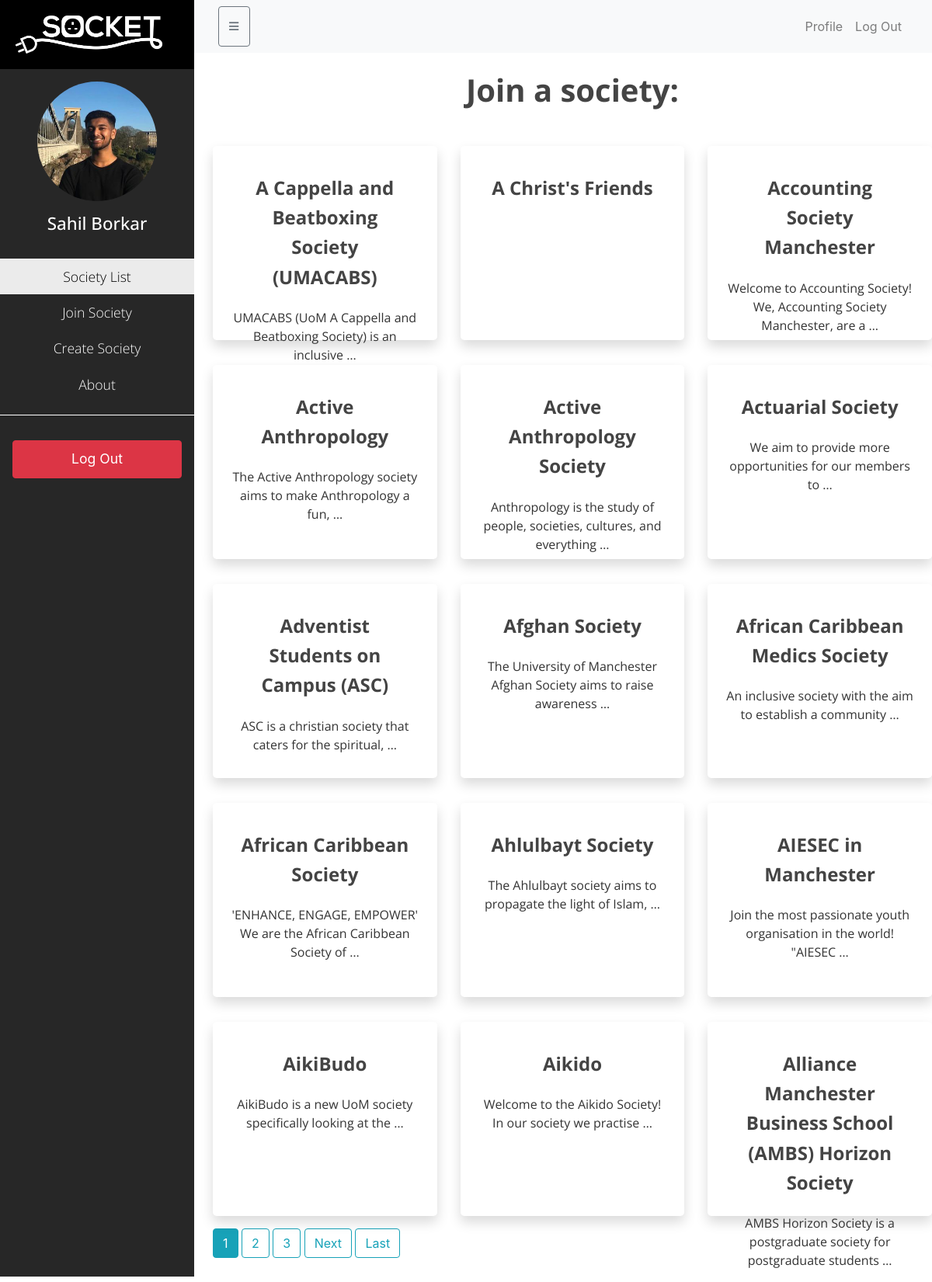
Page /join-society/ (signed in) on the committed database.
### users/models.py (models this page shows, shortened)
class Profile(models.Model):
    user = models.OneToOneField(User, on_delete=models.CASCADE)
    image = models.ImageField(default='default.jpg', upload_to='profile_pics')

### societies/models.py (models this page shows, shortened)
class Society(models.Model):
    name = models.CharField(max_length = 200, unique=False)
    description = models.TextField()
    members = models.ManyToManyField(
        User,
        verbose_name=("Members"),
        related_name='societies',
        through='SocietyMembership'
    )

### blog/views.py (the view)
# urls.py: path('join-society/', SocietyListView.as_view(), name='join-society'),
class SocietyListView(LoginRequiredMixin, ListView):
    model = Society
    template_name = 'blog/joinsoc.html'
    context_object_name = 'societies'
    ordering = [Lower('name')]
    paginate_by = 15
    def get_queryset(self):
        user = self.request.user
        joined_societies = user.societies.all()
        qs = super().get_queryset()
        return qs.exclude(id__in=joined_societies)

### blog/templates/blog/joinsoc.html (shortened to what this page needs)
{% extends "blog/base.html" %}
{% block content %}
    <h1 style="text-align:center;"> Join a society: </h1>
    {% for society in societies %}
        {% if forloop.first %}<div class="row">{% endif %}
                <div class="col-xs-4 col-sm-4 col-md-4 col-lg-4 ">
                        <div class="col-xs-12 col-sm-12 col-md-12 col-lg-12 join-soc my-3 p-2 rounded-lg shadow div-hover">
                            <h2 style="text-align:center;" ><a class="article-title" style="font-size: 24px;" href="{% url 'join-society-confirm' society_id=society.id %}">{{ society.name }}</a></h2>
                            <p style="text-align:center;" class="article-content">{{ society.description|truncatewords:10}}</p>
                        </div>
                </div>
        {% if forloop.counter|divisibleby:3 %}</div><div class="row">{% endif %}
        {% if forloop.last %}</div>{% endif %}
    {% endfor %}
    {% if is_paginated %}
        {% for num in page_obj.paginator.page_range %}
            {% if page_obj.number == num %}
                <a class="btn btn-info mb-4" href="?page={{ num }}">{{ num }}</a>
            {% elif num > page_obj.number|add:'-3' and num < page_obj.number|add:'3' %}
                <a class="btn btn-outline-info mb-4" href="?page={{ num }}">{{ num }}</a>
            {% endif %}
        {% endfor %}
        {% if page_obj.has_next %}
            <a class="btn btn-outline-info mb-4" href="?page={{ page_obj.next_page_number }}">Next</a>
            <a class="btn btn-outline-info mb-4" href="?page={{ page_obj.paginator.num_pages }}">Last</a>
        {% endif %}
    {% endif %}
{% endblock content %}

### blog/templates/blog/base.html (shortened to what this page needs)
{%load static%}
<!DOCTYPE html>
<html>
<head>
        <link rel="stylesheet" href="https://stackpath.bootstrapcdn.com/bootstrap/4.3.1/css/bootstrap.min.css">
        <link rel="stylesheet" type="text/css" href="{% static 'blog/main.css' %}">
</head>
<body>
    <div class="wrapper">
        <nav id="sidebar">
            <div class="sidebar-header">
                <a href="/">
                    <img src="{%static 'blog/logo.png'%}">
                </a>
            </div>
            <ul class="list-unstyled components text-center" >
                <div class="text-center sidebar-profile">
                    <a href="{% url 'profile' %}">
                        <img class="img-fluid px-5 rounded-circle py-3" src="{{ user.profile.image.url }}">
                        <h3>{{user.first_name}} {{user.last_name}}</h3>
                    </a>
                </div>
                <li class="active">
                    <a href="{% url 'blog-soclist' %}">Society List</a>
                </li>
                <li>
                    <a href="{% url 'join-society' %}">Join Society</a>
                </li>
                <li>
                    <a href="{% url 'society-register' %}">Create Society</a>
                </li>
                <li>
                    <a href="#">About</a>
                </li>
            </ul>
            <ul class="list-unstyled pt-3 auth-options">
                {% if user.is_authenticated %}
                    <li>
                        <a href="{% url 'logout'%}" class="download btn btn-danger m-3">Log Out</a>
                    </li>
                {% endif %}
            </ul>
        </nav>
        <div id="main-content">
            <nav class="navbar navbar-expand-lg navbar-light bg-light">
                <div class="container-fluid">
                    <button type="button" id="sidebarCollapse" class="btn btn-outline-secondary">
                        <span style="font-size: 25px; padding=1px;">&#8801</span>
                    </button>
                    <div class="collapse navbar-collapse" id="navbarSupportedContent">
                        <ul class="nav navbar-nav ml-auto">
                            {% if user.is_authenticated %}
                            <li class="nav-item">
                                <a class="nav-link" href="{% url 'profile'%}">Profile</a>
                            </li>
                            <li class="nav-item">
                                <a class="nav-link" href="{% url 'logout'%}">Log Out</a>
                            </li>
                            {% endif %}
                        </ul>
                    </div>
                </div>
            </nav>
            <div class="pl-4">
            {% block content %}{% endblock %}
            </div>
        </div>
    </div>
</body>
</html>

### blog/static/blog/main.css (style rules this page uses)
body { color: #333333; }
h1, h2, h4, h5, h6 { color: #444444; padding: 1.5rem; text-align: center; font-family: 'Open Sans', sans-serif; font-weight: 700; }
h3 { color: #444444; padding: 1.5rem; text-align: center; }
p { padding:1rem; font-family: 'Open Sans', sans-serif; font-weight: 400; }
ul { margin: 0; }
.article-title { color: #444444; }
.article-content { white-space: pre-line; }
.join-soc { height:250px; }
.join-soc h2 { padding-bottom:0; }
.div-hover { background: #ffffff; transition: 0.7s; }
.wrapper { display: flex; width: 100%; align-items: stretch; }
#sidebar { min-width: 250px; max-width: 250px; min-height: 100vh; background-color: #272727; color: #fff; transition: all 0.3s; }
#sidebar .sidebar-header { padding: 20px; background: #000; color: #fff; }
.sidebar-header img { max-height: 100%; max-width: 90%; }
#sidebar .sidebar-profile { background: #272727; }
#sidebar ul.components .sidebar-profile a h3 { color:#fff; font-size:1.4em; padding-top:0; padding-bottom:1em; }
#sidebar ul.components .sidebar-profile a:link { text-decoration: none; }
#sidebar .sidebar-profile img { padding-top:30px; }
#sidebar .components { background-color: #272727; }
#sidebar ul.components { padding: 0em 0em 1em 0em; border-bottom: 1px solid #fff; font-family: Open Sans, sans-serif; font-weight: 300; }
#sidebar ul li a { padding: 10px; font-size: 1.1em; display: block; color: #fff; text-decoration: none; }
#sidebar ul li.active > a, a[aria-expanded="true"] { color: #000; background: #ebebeb; }

### rows in the picture
Society: name "A Cappella and Beatboxing Society (UMACABS)", description "UMACABS (UoM A Cappella and Beatboxing Society) is an inclusive …"
Society: name "A Christ's Friends"
Society: name "Accounting Society Manchester", description "Welcome to Accounting Society! We, Accounting Society Manchester, are a …"
Society: name "Active Anthropology", description "The Active Anthropology society aims to make Anthropology a fun, …"
Society: name "Active Anthropology Society", description "Anthropology is the study of people, societies, cultures, and everything …"
Society: name "Actuarial Society", description "We aim to provide more opportunities for our members to …"
Society: name "Adventist Students on Campus (ASC)", description "ASC is a christian society that caters for the spiritual, …"
Society: name "Afghan Society", description "The University of Manchester Afghan Society aims to raise awareness …"
Society: name "African Caribbean Medics Society", description "An inclusive society with the aim to establish a community …"
Society: name "African Caribbean Society", description "'ENHANCE, ENGAGE, EMPOWER' We are the African Caribbean Society of …"
Society: name "Ahlulbayt Society", description "The Ahlulbayt society aims to propagate the light of Islam, …"
Society: name "AIESEC in Manchester", description "Join the most passionate youth organisation in the world! \"AIESEC …"
Society: name "AikiBudo", description "AikiBudo is a new UoM society specifically looking at the …"
Society: name "Aikido", description "Welcome to the Aikido Society! In our society we practise …"
Society: name "Alliance Manchester Business School (AMBS) Horizon Society", description "AMBS Horizon Society is a postgraduate society for postgraduate students …"

### other values in the picture
{{ user.first_name }} "Sahil"
{{ user.last_name }} "Borkar"
{{ num }} "1"
{{ num }} "2" "3"
